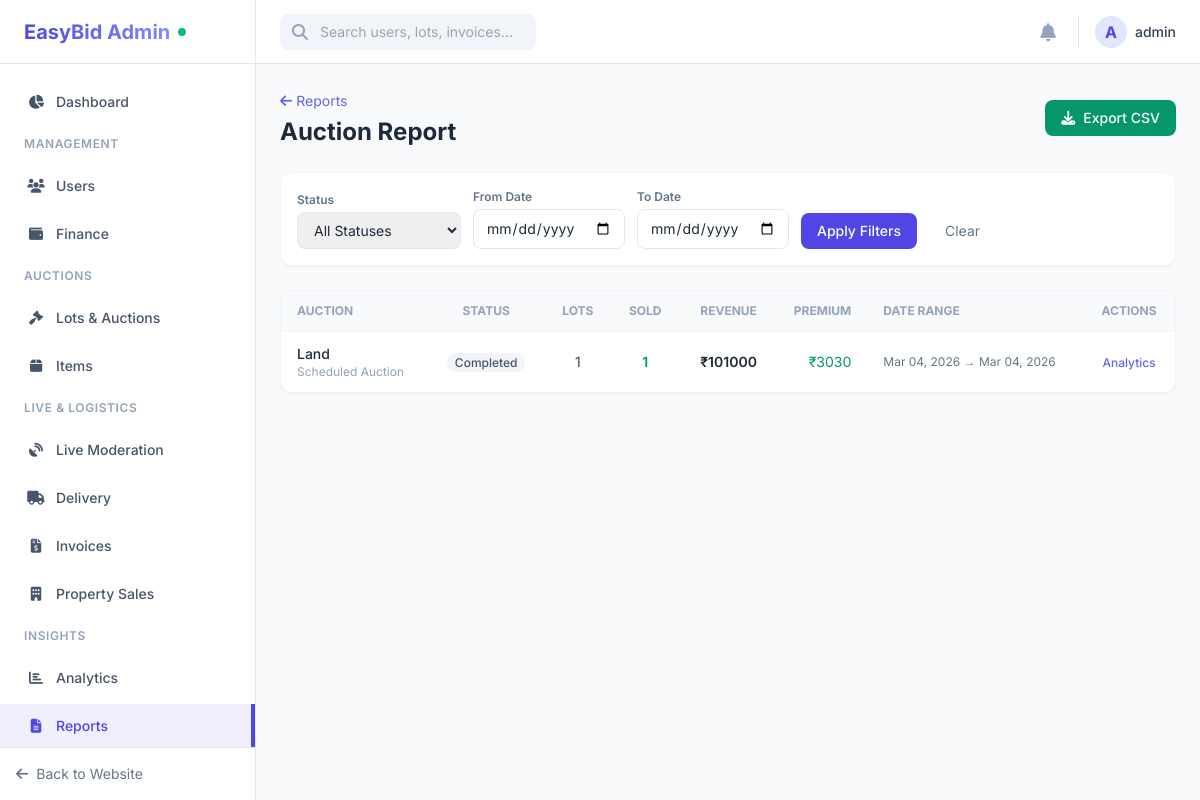
/custom-admin/reports/auctions/ (signed in), run on the app's committed database.
### auction_list/models.py (models this page shows, shortened)
class Auction(models.Model):
    STATUS_CHOICES = [
        ('draft', 'Draft'),
        ('pending', 'Pending Approval'),
        ('approved', 'Approved'),
        ('live', 'Live'),
        ('scheduled', 'Scheduled'),
        ('completed', 'Completed'),
        ('cancelled', 'Cancelled'),
    ]
    AUCTION_TYPE_CHOICES = [
        ('live', 'Live Auction'),
        ('scheduled', 'Scheduled Auction'),
    ]
    title = models.CharField(max_length=255)
    slug = models.SlugField(max_length=300, unique=True, blank=True, null=True)
    description = models.TextField()
    auction_type = models.CharField(max_length=20, choices=AUCTION_TYPE_CHOICES, default='live')
    created_by = models.ForeignKey(User, on_delete=models.CASCADE, related_name='created_auctions')
    approved_by = models.ForeignKey(User, on_delete=models.SET_NULL, null=True, blank=True, related_name='approved_auctions')
    status = models.CharField(max_length=20, choices=STATUS_CHOICES, default='draft')
    start_date = models.DateTimeField(null=True, blank=True)
    end_date = models.DateTimeField(null=True, blank=True)
    created_at = models.DateTimeField(auto_now_add=True)
    updated_at = models.DateTimeField(auto_now=True)
    approved_at = models.DateTimeField(null=True, blank=True)
    allow_proxy_bidding = models.BooleanField(default=True)
    buyer_premium_percentage = models.DecimalField(max_digits=5, decimal_places=2, default=0.00)
    min_bid_increment = models.DecimalField(max_digits=10, decimal_places=2, default=100.00)
    location = models.CharField(max_length=255, blank=True)
    terms_and_conditions = models.TextField(blank=True)
    reminder_sent = models.BooleanField(default=False, help_text="Has the 5-minute reminder email been sent?")
    start_email_sent = models.BooleanField(default=False, help_text="Has the auction start email been sent?")
    is_hot = models.BooleanField(default=False, help_text="Is this exception receiving high bid activity (10+ bids in last 10 minutes)?")
    class Meta:
        ordering = ['-created_at']
        indexes = [
            models.Index(fields=['status', 'start_date']),
            models.Index(fields=['created_by', 'status']),
        ]

### admin_panel/views_reports.py (the view, shortened to what this page needs)
# urls.py: path('reports/auctions/', views_reports.report_auctions, name='report_auctions'),
@staff_member_required
def report_auctions(request):
    status_filter = request.GET.get('status', '')
    date_from     = request.GET.get('date_from', '')
    date_to       = request.GET.get('date_to', '')
    qs = Auction.objects.annotate(
        lot_count  = Count('lots'),
        sold_count = Count('lots', filter=Q(lots__status='sold')),
        total_rev  = Sum('lots__invoice__amount'),
        total_prem = Sum('lots__invoice__buyer_premium'),
    ).order_by('-created_at')
    if status_filter:
        qs = qs.filter(status=status_filter)
    if date_from:
        qs = qs.filter(created_at__date__gte=date_from)
    if date_to:
        qs = qs.filter(created_at__date__lte=date_to)
    context = {
        'auctions': qs,
        'status_filter': status_filter,
        'date_from': date_from,
        'date_to': date_to,
        'status_choices': Auction.STATUS_CHOICES,
    }
    return render(request, 'admin_panel/report_auctions.html', context)

### admin_panel/templates/admin_panel/report_auctions.html (shortened to what this page needs)
{% extends "admin_panel/admin_base.html" %}
{% block content %}
<div class="mb-6 flex items-center justify-between flex-wrap gap-3">
    <div>
        <a href="{% url 'admin_panel:reports' %}" class="text-indigo-500 text-sm hover:underline"><i
                class="fas fa-arrow-left mr-1"></i>Reports</a>
        <h1 class="text-2xl font-bold text-slate-800 mt-1">Auction Report</h1>
    </div>
    <a href="?status={{ status_filter }}&date_from={{ date_from }}&date_to={{ date_to }}&export=csv"
        class="flex items-center gap-2 bg-emerald-600 hover:bg-emerald-700 text-white text-sm font-medium px-4 py-2 rounded-lg transition-colors">
        <i class="fas fa-download"></i> Export CSV
    </a>
</div>
<form method="get"
    class="bg-white rounded-xl border border-slate-100 shadow-sm p-4 mb-6 flex flex-wrap gap-3 items-end">
    <div>
        <label class="block text-xs font-semibold text-slate-500 mb-1">Status</label>
        <select name="status"
            class="border border-slate-200 rounded-lg px-3 py-2 text-sm focus:outline-none focus:ring-2 focus:ring-indigo-300">
            <option value="">All Statuses</option>
        </select>
    </div>
    <div>
        <label class="block text-xs font-semibold text-slate-500 mb-1">From Date</label>
        <input type="date" name="date_from" value="{{ date_from }}"
            class="border border-slate-200 rounded-lg px-3 py-2 text-sm focus:outline-none focus:ring-2 focus:ring-indigo-300">
    </div>
    <div>
        <label class="block text-xs font-semibold text-slate-500 mb-1">To Date</label>
        <input type="date" name="date_to" value="{{ date_to }}"
            class="border border-slate-200 rounded-lg px-3 py-2 text-sm focus:outline-none focus:ring-2 focus:ring-indigo-300">
    </div>
    <button type="submit"
        class="bg-indigo-600 text-white px-4 py-2 rounded-lg text-sm font-medium hover:bg-indigo-700 transition-colors">Apply
        Filters</button>
    <a href="{% url 'admin_panel:report_auctions' %}"
        class="text-slate-500 px-4 py-2 rounded-lg text-sm hover:text-indigo-600">Clear</a>
</form>
<div class="bg-white rounded-xl shadow-sm border border-slate-100 overflow-x-auto">
    <table class="min-w-full text-sm">
        <thead class="bg-slate-50 border-b border-slate-100">
            <tr class="text-xs text-slate-400 uppercase">
                <th class="text-left py-3 px-4">Auction</th>
                <th class="text-center py-3 px-4">Status</th>
                <th class="text-center py-3 px-4">Lots</th>
                <th class="text-center py-3 px-4">Sold</th>
                <th class="text-right py-3 px-4">Revenue</th>
                <th class="text-right py-3 px-4">Premium</th>
                <th class="text-left py-3 px-4">Date Range</th>
                <th class="text-center py-3 px-4">Actions</th>
            </tr>
        </thead>
        <tbody class="divide-y divide-slate-50">
            {% for a in auctions %}
            <tr class="hover:bg-slate-50">
                <td class="py-3 px-4">
                    <p class="font-medium text-slate-800">{{ a.title|truncatechars:40 }}</p>
                    <p class="text-xs text-slate-400">{{ a.get_auction_type_display }}</p>
                </td>
                <td class="py-3 px-4 text-center">
                    <span class="px-2 py-0.5 text-xs rounded-full font-medium
                        {% if a.status == 'live' %}bg-emerald-100 text-emerald-700
                        {% elif a.status == 'completed' %}bg-slate-100 text-slate-600
                        {% elif a.status == 'cancelled' %}bg-rose-100 text-rose-700
                        {% else %}bg-amber-100 text-amber-700{% endif %}">
                        {{ a.get_status_display }}
                    </span>
                </td>
                <td class="py-3 px-4 text-center text-slate-700">{{ a.lot_count }}</td>
                <td class="py-3 px-4 text-center text-emerald-600 font-semibold">{{ a.sold_count }}</td>
                <td class="py-3 px-4 text-right font-semibold text-slate-800">₹{{ a.total_rev|default:0|floatformat:0 }}
                </td>
                <td class="py-3 px-4 text-right text-emerald-600">₹{{ a.total_prem|default:0|floatformat:0 }}</td>
                <td class="py-3 px-4 text-slate-500 text-xs">
                    {% if a.start_date %}{{ a.start_date|date:"M d, Y" }}{% else %}—{% endif %} →
                    {% if a.end_date %}{{ a.end_date|date:"M d, Y" }}{% else %}Open{% endif %}
                </td>
                <td class="py-3 px-4 text-center">
                    <a href="{% url 'admin_panel:auction_analytics_detail' a.id %}"
                        class="text-indigo-500 hover:text-indigo-700 text-xs font-medium">Analytics</a>
                </td>
            </tr>
            {% empty %}
            <tr>
                <td colspan="8" class="py-12 text-center text-slate-400">No auctions match the selected filters</td>
            </tr>
            {% endfor %}
        </tbody>
    </table>
</div>
{% endblock %}

### admin_panel/templates/admin_panel/admin_base.html (shortened to what this page needs)
<!DOCTYPE html>
<html lang="en">
<head>
    <script src="https://cdn.tailwindcss.com"></script>
    <link rel="stylesheet" href="https://cdnjs.cloudflare.com/ajax/libs/font-awesome/6.4.0/css/all.min.css">
</head>
<body class="text-slate-800 antialiased flex h-screen overflow-hidden">
    <aside
        class="w-64 bg-white border-r border-slate-200 flex flex-col h-full flex-shrink-0 relative z-20 no-scrollbar">
        <div class="h-16 flex items-center px-6 border-b border-slate-200">
            <span
                class="text-xl font-bold bg-clip-text text-transparent bg-gradient-to-r from-indigo-600 to-indigo-400">EasyBid
                Admin</span>
            <div title="Realtime Active" class="ml-2 live-dot"></div>
        </div>
        <div class="flex-1 overflow-y-auto py-4 no-scrollbar">
            <nav class="space-y-1">
                <a href="{% url 'admin_panel:dashboard' %}"
                    class="sidebar-link {% if request.resolver_match.url_name == 'dashboard' %}active{% endif %} flex items-center px-6 py-3 text-sm font-medium text-slate-600">
                    <i class="fas fa-chart-pie w-6 text-center mr-2"></i> Dashboard
                </a>
                <div class="px-6 py-2 mt-4 text-xs font-semibold text-slate-400 uppercase tracking-wider">Management
                </div>
                <a href="{% url 'admin_panel:users' %}"
                    class="sidebar-link {% if request.resolver_match.url_name == 'users' %}active{% endif %} flex items-center px-6 py-3 text-sm font-medium text-slate-600">
                    <i class="fas fa-users w-6 text-center mr-2"></i> Users
                </a>
                <a href="{% url 'admin_panel:finance' %}"
                    class="sidebar-link {% if request.resolver_match.url_name == 'finance' %}active{% endif %} flex items-center px-6 py-3 text-sm font-medium text-slate-600">
                    <i class="fas fa-wallet w-6 text-center mr-2"></i> Finance
                </a>
                <div class="px-6 py-2 mt-4 text-xs font-semibold text-slate-400 uppercase tracking-wider">Auctions</div>
                <a href="{% url 'admin_panel:auctions' %}"
                    class="sidebar-link flex items-center px-6 py-3 text-sm font-medium text-slate-600">
                    <i class="fas fa-gavel w-6 text-center mr-2"></i> Lots & Auctions
                </a>
                <a href="{% url 'admin_panel:items' %}"
                    class="sidebar-link {% if request.resolver_match.url_name == 'items' %}active{% endif %} flex items-center px-6 py-3 text-sm font-medium text-slate-600">
                    <i class="fas fa-box w-6 text-center mr-2"></i> Items
                </a>
                <div class="px-6 py-2 mt-4 text-xs font-semibold text-slate-400 uppercase tracking-wider">Live &
                    Logistics</div>
                <a href="{% url 'admin_panel:moderation' %}"
                    class="sidebar-link {% if request.resolver_match.url_name == 'moderation' %}active{% endif %} flex items-center px-6 py-3 text-sm font-medium text-slate-600">
                    <i class="fas fa-satellite-dish w-6 text-center mr-2"></i> Live Moderation
                </a>
                <a href="{% url 'admin_panel:delivery' %}"
                    class="sidebar-link {% if request.resolver_match.url_name == 'delivery' %}active{% endif %} flex items-center px-6 py-3 text-sm font-medium text-slate-600">
                    <i class="fas fa-truck w-6 text-center mr-2"></i> Delivery
                </a>
                <a href="{% url 'admin_panel:invoices' %}"
                    class="sidebar-link {% if request.resolver_match.url_name == 'invoices' %}active{% endif %} flex items-center px-6 py-3 text-sm font-medium text-slate-600">
                    <i class="fas fa-file-invoice-dollar w-6 text-center mr-2"></i> Invoices
                </a>
                <a href="{% url 'admin_panel:property_sales' %}"
                    class="sidebar-link  flex items-center px-6 py-3 text-sm font-medium text-slate-600">
                    <i class="fas fa-building w-6 text-center mr-2"></i> Property Sales
                </a>
                <div class="px-6 py-2 mt-4 text-xs font-semibold text-slate-400 uppercase tracking-wider">Insights</div>
                <a href="{% url 'admin_panel:analytics' %}"
                    class="sidebar-link {% if 'analytics' in request.resolver_match.url_name %}active{% endif %} flex items-center px-6 py-3 text-sm font-medium text-slate-600">
                    <i class="fas fa-chart-bar w-6 text-center mr-2"></i> Analytics
                </a>
                <a href="{% url 'admin_panel:reports' %}"
                    class="sidebar-link {% if 'report' in request.resolver_match.url_name %}active{% endif %} flex items-center px-6 py-3 text-sm font-medium text-slate-600">
                    <i class="fas fa-file-alt w-6 text-center mr-2"></i> Reports
                </a>
            </nav>
        </div>
        <div class="p-4 border-t border-slate-200">
            <a href="{% url 'home' %}" class="flex items-center text-sm text-slate-500 hover:text-indigo-600">
                <i class="fas fa-arrow-left mr-2"></i> Back to Website
            </a>
        </div>
    </aside>
    <div class="flex-1 flex flex-col h-full overflow-hidden">
        <header class="h-16 bg-white border-b border-slate-200 flex items-center justify-between px-6 flex-shrink-0">
            <div class="flex-1 flex items-center">
                <form action="{% url 'admin_panel:global_search' %}" method="GET" class="relative w-64">
                    <span class="absolute inset-y-0 left-0 flex items-center pl-3 text-slate-400">
                        <i class="fas fa-search"></i>
                    </span>
                    <input type="text" name="q" value="{{ request.GET.q|default:'' }}"
                        class="w-full pl-10 pr-4 py-2 bg-slate-100 border-transparent rounded-lg text-sm focus:bg-white focus:border-indigo-500 focus:ring-2 focus:ring-indigo-200 outline-none transition-all"
                        placeholder="Search users, lots, invoices...">
                </form>
            </div>
            <div class="flex items-center space-x-4">
                <div class="relative" id="notif-bell-container">
                    <button id="notif-bell-btn" onclick="toggleNotifDropdown()"
                        class="text-slate-400 hover:text-indigo-600 relative p-1.5 rounded-lg hover:bg-indigo-50 transition-colors">
                        <i class="fas fa-bell text-lg"></i>
                    </button>
                </div>
                <div class="flex items-center gap-2 border-l border-slate-200 pl-4 cursor-pointer">
                    <div
                        class="h-8 w-8 rounded-full bg-indigo-100 text-indigo-600 flex items-center justify-center font-bold">
                        {% if request.user.is_authenticated %}{{ request.user.username.0|upper }}{% else %}A{% endif %}
                    </div>
                    <span class="text-sm font-medium text-slate-700">{{ request.user.username }}</span>
                </div>
            </div>
        </header>
        <main class="flex-1 overflow-y-auto bg-slate-50 p-6">
            {% block content %}{% endblock %}
        </main>
    </div>
</body>
</html>

### admin_panel/templates/admin_panel/admin_base.html (style rules this page uses)
body { font-family: 'Inter', sans-serif; background-color: #f8fafc; }
.sidebar-link { transition: all 0.2s ease-in-out; }
.sidebar-link:hover, .sidebar-link.active { background-color: rgba(99, 102, 241, 0.1); color: #4f46e5; border-right: 4px solid #4f46e5; }
.live-dot { height: 8px; width: 8px; background-color: #10b981; border-radius: 50%; display: inline-block; margin-right: 6px; box-shadow: 0 0 0 0 rgba(16, 185, 129, 0.7); animation: pulse 1.5s infinite; }

### data on the page
Auction: title "Land", auction_type "Scheduled Auction", status "Completed", lot_count "1", sold_count "1", total_rev "101000", total_prem "3030", start_date "Mar 04, 2026", end_date "Mar 04, 2026"

### other printed values
{{ request.user.username.0|upper }} "A"
{{ request.user.username }} "admin"
